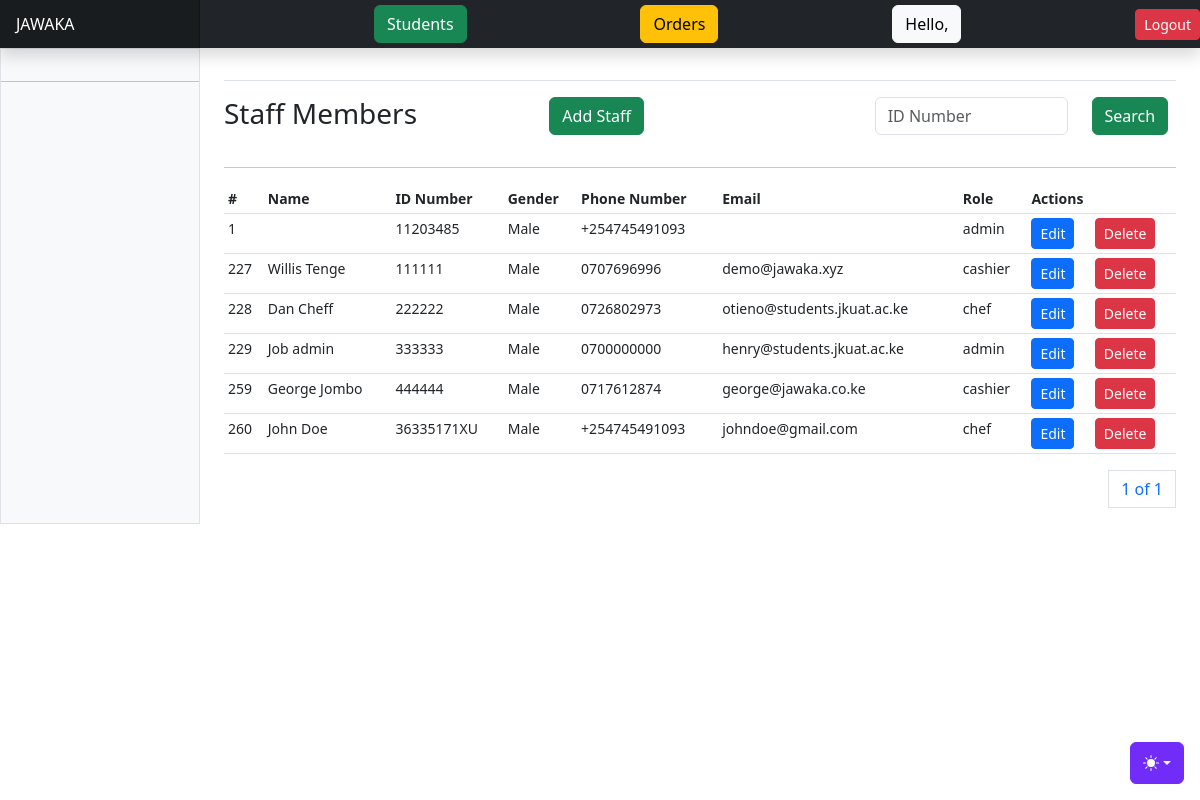
/users/staff/, run on the app's committed database.
### apps/users/models.py (models this page shows, shortened)
class User(AbstractUser):
    role = models.CharField(choices=ROLE_CHOICES, max_length=32, null=True)
    phone_number = models.CharField(max_length=255, null=True)
    id_number = models.CharField(max_length=255, null=True)
    gender = models.CharField(max_length=255, null=True)
    def name(self):
        return f"{self.first_name} {self.last_name}"

### apps/users/views.py (the view)
# urls.py: path("staff/", staff, name="staff"),
def staff(request):
    staffs = User.objects.filter(role__in=["chef", "admin", "cashier"])
    if request.method == "POST":
        id_number = request.POST.get("id_number")
        staffs = User.objects.filter(id_number=id_number)
    paginator = Paginator(staffs, 10)
    page_number = request.GET.get("page")
    page_obj = paginator.get_page(page_number)
    context = {
        "staffs": staffs,
        "page_obj": page_obj
    }
    return render(request, "accounts/staff.html", context)

### templates/accounts/staff.html (shortened to what this page needs)
{% extends "base.html" %}
{% block content %}
<div class="row">
    <div class="col-4">
        <h3>Staff Members</h3>
    </div>
    <div class="col-4">
        <a class="btn btn-success" data-bs-toggle="modal" data-bs-target="#newStaffModal">Add Staff</a>
    </div>
    <div class="col-4">
      <form method="POST">
        <div class="input-group mb-3">
          <div class="row">
            <div class="col-8">
              <input type="text" class="form-control" name="id_number" id="id_number" placeholder="ID Number" >
            </div>
            <div class="col-4">
              <button class="btn btn-success">Search</button>
            </div>
          </div>
        </div>
      </form>
    </div>
</div>
<hr/>
      <div class="table-responsive small">
        <table class="table table-sm">
          <thead>
            <tr>
              <th scope="col">#</th>
              <th scope="col">Name</th>
              <th scope="col">ID Number</th>
              <th scope="col">Gender</th>
              <th scope="col">Phone Number</th>
              <th scope="col">Email</th>
              <th scope="col">Role</th>
              <th scope="col" colspan="2">Actions</th>
            </tr>
          </thead>
          <tbody>
            {% for staff in page_obj %}
            <tr>
              <td>{{staff.id}}</td>
              <td>{{staff.name}}</td>
              <td>{{staff.id_number}}</td>
              <td>{{staff.gender}}</td>
              <td>{{staff.phone_number}}</td>
              <td>{{staff.email}}</td>
              <td>{{staff.role}}</td>
              <td><a class="btn btn-primary btn-sm" data-bs-toggle="modal" data-bs-target="#editStaffModal{{ staff.id }}">Edit</a></td>
              <td><a class="btn btn-danger btn-sm" data-bs-toggle="modal" data-bs-target="#deleteStaffModal{{ staff.id }}">Delete</a></td>
            </tr>
            {% endfor %}
          </tbody>
        </table>
        <div>
          <nav aria-label="Page navigation example">
            <ul class="pagination justify-content-end">
              <a class="page-link" href="#">{{ page_obj.number }} of {{ page_obj.paginator.num_pages }}</a>
            </ul>
          </nav>
        </div>
      </div>
{% endblock content %}

### data on the page
User: id "1", id_number "11203485", gender "Male", phone_number "+254745491093", role "admin"
User: id "227", name "Willis Tenge", id_number "111111", gender "Male", phone_number "0707696996", email "demo@jawaka.xyz", role "cashier"
User: id "228", name "Dan Cheff", id_number "222222", gender "Male", phone_number "0726802973", email "otieno@students.jkuat.ac.ke", role "chef"
User: id "229", name "Job admin", id_number "333333", gender "Male", phone_number "0700000000", email "henry@students.jkuat.ac.ke", role "admin"
User: id "259", name "George Jombo", id_number "444444", gender "Male", phone_number "0717612874", email "george@jawaka.co.ke", role "cashier"
User: id "260", name "John Doe", id_number "36335171XU", gender "Male", phone_number "+254745491093", email "johndoe@gmail.com", role "chef"

### other printed values
{{ page_obj.number }} "1"
{{ page_obj.paginator.num_pages }} "1"
